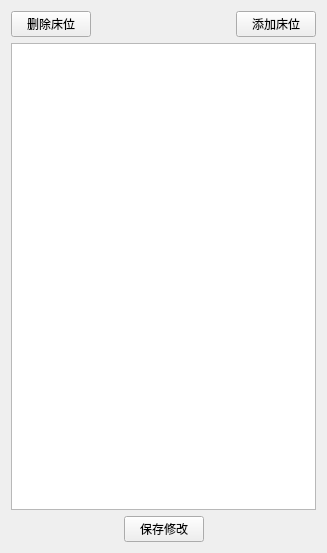
<?xml version="1.0" encoding="UTF-8"?>
<ui version="4.0">
 <class>Form</class>
 <widget class="QWidget" name="Form">
  <property name="geometry">
   <rect>
    <x>0</x>
    <y>0</y>
    <width>327</width>
    <height>553</height>
   </rect>
  </property>
  <property name="windowTitle">
   <string>床位预设</string>
  </property>
  <layout class="QVBoxLayout" name="verticalLayout">
   <item>
    <layout class="QHBoxLayout" name="horizontalLayout_2">
     <item>
      <widget class="QPushButton" name="pushButton_3">
       <property name="text">
        <string>删除床位</string>
       </property>
      </widget>
     </item>
     <item>
      <spacer name="horizontalSpacer_3">
       <property name="orientation">
        <enum>Qt::Horizontal</enum>
       </property>
       <property name="sizeHint" stdset="0">
        <size>
         <width>40</width>
         <height>20</height>
        </size>
       </property>
      </spacer>
     </item>
     <item>
      <widget class="QPushButton" name="pushButton_2">
       <property name="text">
        <string>添加床位</string>
       </property>
      </widget>
     </item>
    </layout>
   </item>
   <item>
    <widget class="QTableWidget" name="tableWidget"/>
   </item>
   <item>
    <layout class="QHBoxLayout" name="horizontalLayout">
     <item>
      <spacer name="horizontalSpacer">
       <property name="orientation">
        <enum>Qt::Horizontal</enum>
       </property>
       <property name="sizeHint" stdset="0">
        <size>
         <width>40</width>
         <height>20</height>
        </size>
       </property>
      </spacer>
     </item>
     <item>
      <widget class="QPushButton" name="pushButton">
       <property name="text">
        <string>保存修改</string>
       </property>
      </widget>
     </item>
     <item>
      <spacer name="horizontalSpacer_2">
       <property name="orientation">
        <enum>Qt::Horizontal</enum>
       </property>
       <property name="sizeHint" stdset="0">
        <size>
         <width>40</width>
         <height>20</height>
        </size>
       </property>
      </spacer>
     </item>
    </layout>
   </item>
  </layout>
 </widget>
 <resources/>
 <connections/>
</ui>
